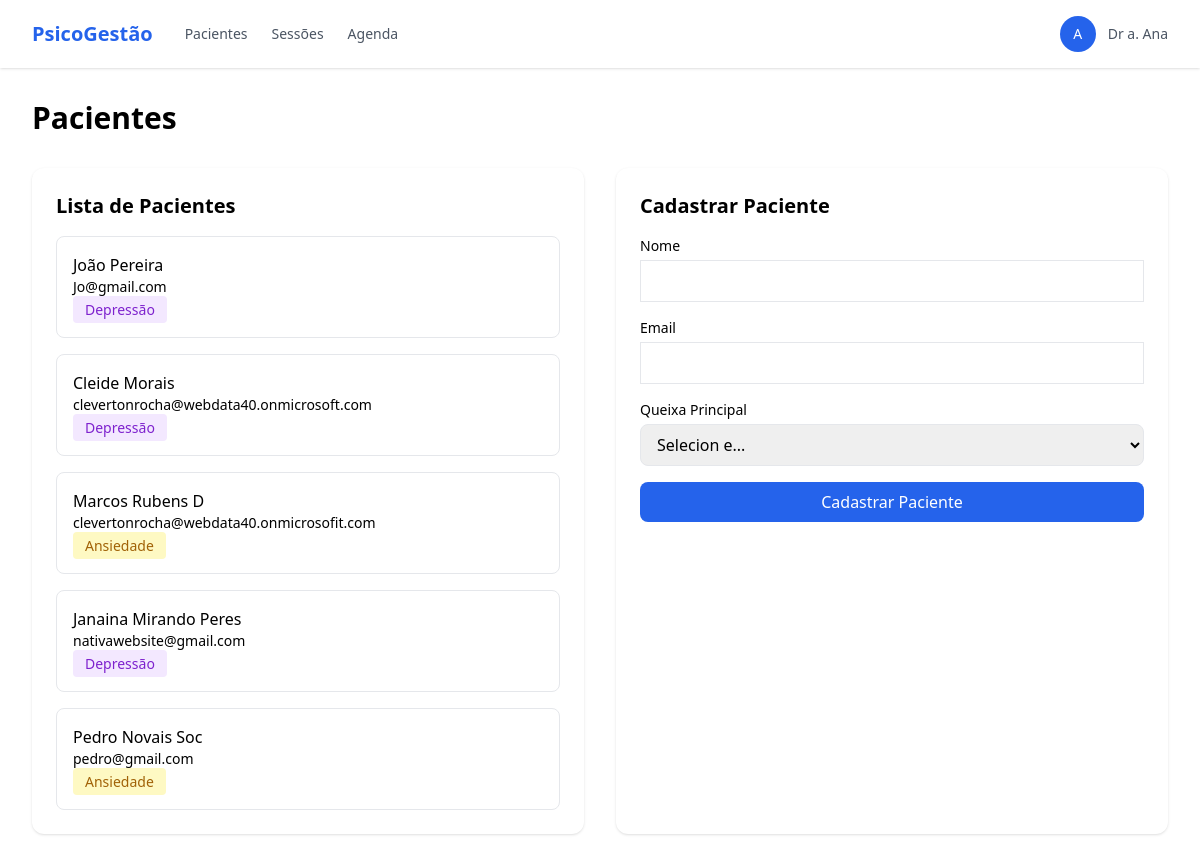
Screenshot of /usuarios/clientes/ with the database file from the repository.
### usuarios/models.py (models this page shows, shortened)
class Cliente(models.Model):
    QUEIXA_CHOICES = {
        ('A', 'Ansiedade'),
        ('D', 'Depressão'),
    }
    nome = models.CharField(max_length=255)
    email = models.EmailField(unique=True)
    queixa = models.CharField(max_length=1, choices=QUEIXA_CHOICES)
    data_criacao = models.DateTimeField(auto_now_add=True, null=True, blank=True)

### usuarios/views.py (the view, shortened to what this page needs)
# urls.py: path('clientes/', views.clientes, name='clientes'),
def clientes(request):
    if request.method == 'GET':
        clientes = Cliente.objects.all()
        return render(request, 'clientes.html', {'clientes': clientes})
    else:
        return render(request, 'clientes.html')

### usuarios/templates/clientes.html (shortened to what this page needs)
{% extends 'base.html' %} {% block conteudo %}
<div class="max-w-7xl mx-auto p-8">
  <h1 class="text-3xl font-bold mb-8">Pacientes</h1>
  <div class="grid grid-cols-2 gap-8">
    <div class="bg-white rounded-xl shadow p-6">
      <h2 class="text-xl font-semibold mb-4">Lista de Pacientes</h2>
      <ul class="space-y-4">
        {% for cliente in clientes %}
        <li class="border rounded-lg p-4 fl ex justify-between items-center">
          <div>
            <p class="font-medium">{{ cliente.nome }}</p>
            <p class="text-sm text-gray -500">{{ cliente.email }}</p>
          </div>
          <span
            class="text-sm {% if cliente.queixa == 'D' %} bg-purple-100 text-purple-700 {% elif cliente.queixa == 'A' %} bg-yellow-100 text-yellow-700 {% endif %} px-3 py-1 rounded"
            >{{ cliente.get_queixa_display }}</span
          >
        </li>
        {% endfor %}
      </ul>
    </div>
    <div class="bg-white rounded-xl shadow p-6">
      <h2 class="text-xl font-semibold mb-4">Cadastrar Paciente</h2>
      <form method="POST" action="{% url 'clientes' %}" class="space-y-4">
        <div>
          <label class="block text-sm fon t-medium mb-1">Nome</label>
          <input
            type="text"
            name="nome"
            class="w-full border rou nded-lg px-3 py-2 focus:outline-none focus:ring-2 focus:rin g-blue-500"
          />
        </div>
        <div>
          <label class="block text-sm fon t-medium mb-1">Email</label>
          <input
            type="email"
            name="email"
            class="w-full border rou nded-lg px-3 py-2 focus:outline-none focus:ring-2 focus:rin g-blue-500"
          />
        </div>
        <div>
          <label class="block text-sm font-medium mb-1">Queixa Principal</label>
          <select
            name="queixa"
            class="w-full border rounded-lg px-3 py-2 focus:outline-none focus:ring-2 focus:ring-blue-500"
          >
            <option value="">Selecion e...</option>
          </select>
        </div>
        <button
          type="submit"
          class="w-full bg-blue-600 text-white py-2 rounded-lg hover:bg-blue-700 transition text-md font-medium"
        >
          Cadastrar Paciente
        </button>
      </form>
    </div>
  </div>
</div>
{% endblock %}

### templates/base.html (shortened to what this page needs)
<!DOCTYPE html>
<html lang="en">
<head>
    <script src="https://cdn.tailwindcss.com"></script>
</head>
<body>
    <nav class="bg-white shadow">
        <div class="max-w-7xl mx-auto px-8 py-4 flex justify-between items-center">
            <div class="flex items-center gap-8">
                <h1 class="text-xl font-bold text-blue-600">PsicoGestão</h1>
                <div class="flex gap-6 text-gray-600 text-sm">
                    <a href="#" class="hover:text-blue-600 transition">Pacientes</a>
                    <a href="#" class="hover:text-blue-600 transition">Sessões</a>
                    <a href="#" class="hover:text-blue-600 transition">Agenda</a>
                </div>
            </div>
            <div class="flex items-center gap-3">
                <div class="w-9 h-9 bg-blue-600 text-white flex items-center justify-center rounded-full text-sm font-medium">A</div>
                <span class="text-sm text-gray-600">Dr
                    a. Ana</span>
            </div>
        </div>
    </nav>
    {% block conteudo %}
    {% endblock %}
</body>
</html>

### rows the page displays
Cliente: nome "João Pereira", email "Jo@gmail.com", queixa "Depressão"
Cliente: nome "Cleide Morais", email "clevertonrocha@webdata40.onmicrosoft.com", queixa "Depressão"
Cliente: nome "Marcos Rubens D", email "clevertonrocha@webdata40.onmicrosofit.com", queixa "Ansiedade"
Cliente: nome "Janaina Mirando Peres", email "nativawebsite@gmail.com", queixa "Depressão"
Cliente: nome "Pedro Novais Soc", email "pedro@gmail.com", queixa "Ansiedade"
